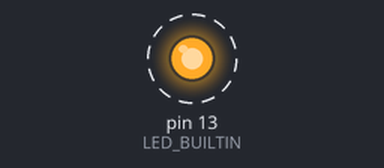
A sketch run on a simulated Arduino Uno, built with avr-gcc and run on an emulated ATmega328P. Parts: output pins drawn as LEDs (lit = HIGH). Dashed ring = blinking.

Above: at 0.2 s.
Timing chart, 0 to 3.0 s (numbered marks = the images above):
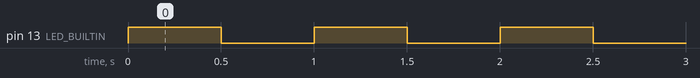

The sketch:

USB_Serial_Test_change_baud.ino
```cpp
void setup() {
  while (!Serial) ;
  Serial.begin(115200);
  pinMode(LED_BUILTIN, OUTPUT);
}

uint8_t loop_count = 0;
uint32_t last_baud = 0;
void loop() {
  digitalWrite(LED_BUILTIN, (++loop_count & 1)? HIGH : LOW);

  if (last_baud != Serial.baud()) {
    last_baud = Serial.baud();
    Serial.print("New Baud:");
    Serial.println(last_baud, DEC);
  }

  delay(500);
}
```

Measured:
- by itself, pin 13 (LED_BUILTIN): alternates HIGH for 0.50 s and LOW for 0.50 s
